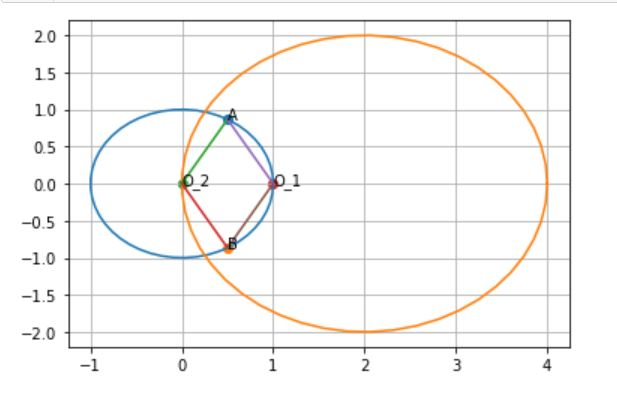

Recreate this plot in Python.
#!/usr/bin/env python
# coding: utf-8

# In[16]:


import numpy as np
import matplotlib.pyplot as plt
from numpy import linalg as LA
import math
def circ_gen(O,r):
	len = 50
	theta = np.linspace(0,2*np.pi,len)
	x_circ = np.zeros((2,len))
	x_circ[0,:] = r*np.cos(theta)
	x_circ[1,:] = r*np.sin(theta)
	x_circ = (x_circ.T + O).T
	return x_circ
U_1 = np.array(([0,0]))
U_2= np.array(([2,0]))
P_1 = np.array(([1/2,math.sqrt(3)/2]))
P_2 = np.array(([1/2,-math.sqrt(3)/2]))
P_3 = np.array(([1,0]))
P_4 = np.array(([0,0]))
r_1 = np.sqrt(LA.norm(U_1)**2+1)
r_2 = np.sqrt(LA.norm(U_2)**2+0)
x_circ1= circ_gen(U_1,r_1)
x_circ2=circ_gen(U_2,r_2)
plt.plot(x_circ1[0,:],x_circ1[1,:],label='$circle with centre(1,0)$')
plt.plot(x_circ2[0,:],x_circ2[1,:],label='$circle with centre(0,0)$')
plt.scatter(1/2,math.sqrt(3)/2)
plt.scatter(1/2,-math.sqrt(3)/2)
plt.scatter(0,0)
plt.scatter(1,0)
plt.annotate("A", (1/2, math.sqrt(3)/2))
plt.annotate("B", (1/2, -math.sqrt(3)/2))
plt.annotate("O_1", (1,0))
plt.annotate("O_2", (0,0))
plt.plot([0,1/2],[0, math.sqrt(3)/2])
plt.plot([0,1/2],[0, -math.sqrt(3)/2])
plt.plot([1,1/2],[0, math.sqrt(3)/2])
plt.plot([1, 1/2],[0, -math.sqrt(3)/2])
plt.grid()
plt.show()


# In[ ]:





# In[ ]:
